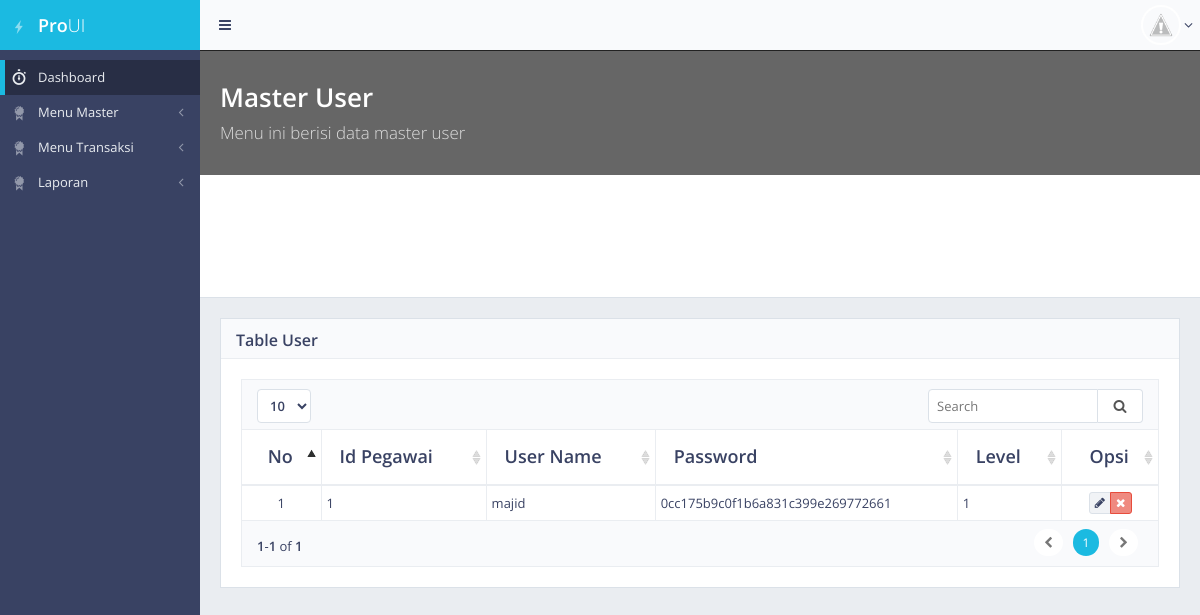
/master_user_view.php, run on the app's committed database.
### tables this page shows
CREATE TABLE `tab_user` (
  `id` int(10) NOT NULL AUTO_INCREMENT,
  `id_pegawai` int(10) DEFAULT NULL,
  `username` varchar(50) DEFAULT NULL,
  `password` varchar(50) DEFAULT NULL,
  `level` int(3) DEFAULT NULL,
  `user_insert` varchar(50) DEFAULT NULL,
  `date_insert` varchar(50) DEFAULT NULL,
  `user_update` varchar(50) DEFAULT NULL,
  `date_update` varchar(50) DEFAULT NULL,
  `user_delete` varchar(50) DEFAULT NULL,
  `date_delete` varchar(50) DEFAULT NULL,
  PRIMARY KEY (`id`)
);

### master_user_view.php (the view, shortened to what this page needs)
<!DOCTYPE html>
 <html class="no-js">
    <head>
        <link rel="stylesheet" href="assets/css/bootstrap.min.css">
        <link rel="stylesheet" href="assets/css/plugins.css">
        <link rel="stylesheet" href="assets/css/main.css">
        <link rel="stylesheet" href="assets/css/themes.css">
    </head>
    <body>
        <div id="page-container" class="sidebar-partial sidebar-visible-lg sidebar-no-animations">
            <div id="sidebar">
                <div class="sidebar-scroll">
                    <div class="sidebar-content">
                        <a href="index.html" class="sidebar-brand">
                            <i class="gi gi-flash"></i><strong>Pro</strong>UI
                        </a>
                        <ul class="sidebar-nav">
                            <li>
                                <a href="index.html" class=" active"><i class="gi gi-stopwatch sidebar-nav-icon"></i>Dashboard</a>
                            </li>
                            <li>
                                <a href="#" class="sidebar-nav-menu"><i class="fa fa-angle-left sidebar-nav-indicator"></i><i class="gi gi-certificate sidebar-nav-icon"></i>Menu Master</a>
                            </li>
                             <li>
                                <a href="#" class="sidebar-nav-menu"><i class="fa fa-angle-left sidebar-nav-indicator"></i><i class="gi gi-certificate sidebar-nav-icon"></i>Menu Transaksi</a>
                            </li>
                             <li>
                                <a href="#" class="sidebar-nav-menu"><i class="fa fa-angle-left sidebar-nav-indicator"></i><i class="gi gi-certificate sidebar-nav-icon"></i>Laporan</a>
                            </li>
                                </ul>
                    </div>
                </div>
            </div>
            <div id="main-container">
                <header class="navbar navbar-default">
                    <ul class="nav navbar-nav-custom">
                        <li>
                            <a href="javascript:void(0)" onclick="App.sidebar('toggle-sidebar');">
                                <i class="fa fa-bars fa-fw"></i>
                            </a>
                        </li>
                    </ul>
                    <ul class="nav navbar-nav-custom pull-right">
                        <li class="dropdown">
                            <a href="javascript:void(0)" class="dropdown-toggle" data-toggle="dropdown">
                                <img src="images/photo.jpg" alt="avatar"> <i class="fa fa-angle-down"></i>
                            </a>
                        </li>
                    </ul>
                </header>
                <div id="page-content">
                    <div class="content-header content-header-media">
                        <div class="header-section">
                            <div class="row">
                                <div class="col-md-4 col-lg-6 hidden-xs hidden-sm">
                                    <h1>  <strong>Master User</strong><br>
                                    <small>Menu ini berisi data master user </small></h1>
                                </div>
                            </div>
                        </div>
                                          </div>
                   <div class="block full">
					<div class="block-title">
						<h2><strong>Table User</strong></h2>
					</div>
					<div class="table-responsive">
						<table id="example-datatable" class="table table-vcenter table-condensed table-bordered">
							<thead>
								<tr>
									 <th class="text-center">No</th>
                                        <th>Id Pegawai</th>
                                        <th>User Name</th>
                                        <th>Password</th>
                                         <th>Level</th>
                                     <th class="text-center">Opsi</th>
								</tr>
							</thead>
							<tbody>
								<?php
								$sql = "select * from tab_user";
								$exsql = mysql_query($sql);
								$no=1;
								while ($row = mysql_fetch_array($exsql)){
								?>
									<tr>
										<td class="text-center"><?php echo $no;?></td>
										<td><?php echo $row['id_pegawai']; ?></td>
										<td><?php echo $row['username']; ?></td>
										<td><?php echo $row['password']; ?></td>
										<td><?php echo $row['level']; ?></td>
										<td class="text-center">
											<div class="btn-group">
												<a href="javascript:void(0)" data-toggle="tooltip" title="Edit" class="btn btn-xs btn-default"><i class="fa fa-pencil"></i></a>
												<a href="javascript:void(0)" data-toggle="tooltip" title="Delete" class="btn btn-xs btn-danger"><i class="fa fa-times"></i></a>
											</div>
										</td>
									</tr>
								<?php
								$no++;
								}
								?>
							</tbody>
						</table>
					</div>
				</div>
                        </div>
                    </div>
                </div>
    </body>
</html>

### data on the page
tab_user: id_pegawai "1", username "majid", password "0cc175b9c0f1b6a831c399e269772661", level "1"
